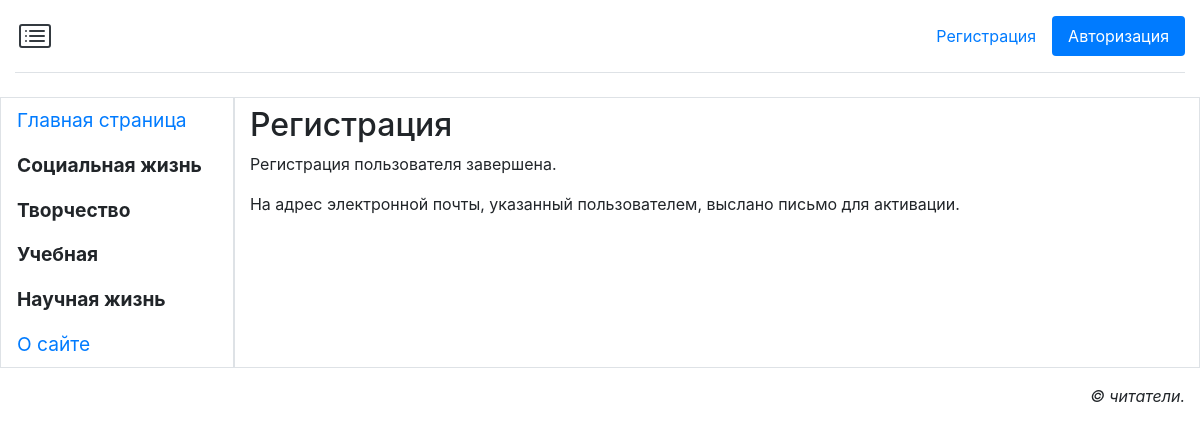
Page /accounts/register/done/ on the committed database.
### main/models.py (models this page shows, shortened)
class Rubric(models.Model):
    name = models.CharField(max_length=100, db_index=True, unique=True, verbose_name='Название')
    order = models.SmallIntegerField(default=0, db_index=True, verbose_name='Порядок')
    class Meta:
        verbose_name_plural = 'Рубрики'
        verbose_name = 'Рубрика'

### main/views.py (the view)
# urls.py: path('accounts/register/done/', RegisterDoneView.as_view(), name='register_done'),
class RegisterDoneView(TemplateView):
    template_name = 'main/register_done.html'

### main/templates/main/register_done.html (shortened to what this page needs)
{% extends "layout/basic.html" %}
{% block content %}
<h2>Регистрация</h2>
<p>Регистрация пользователя завершена.</p>
<p>На адрес электронной почты, указанный пользователем, выслано письмо для активации.</p>
{% endblock %}

### main/templates/layout/basic.html (shortened to what this page needs)
{% load bootstrap4 %}
{% load static %}
<!DOCTYPE html>
<html>
<head>
    {% bootstrap_css %}
    <link rel="stylesheet" type="text/css" href="{% static 'main/style.css' %}">
</head>
<body class="container-fluid">
<header class="d-flex flex-wrap justify-content py-3 mb-4 border-bottom">
    <a href="/" class="d-flex align-items-center mb-3 mb-md-0 me-md-auto text-dark text-decoration-none">
    </a>
    <ul class="nav nav-pills">
        <li class="nav-item"><a href="{% url 'main:register' %}" class="nav-link">Регистрация</a></li>
        {% if user.is_authenticated %}
        <li class="nav-item dropdown">
            <a class="nav-link dropdown-toggle" data-toggle="dropdown" href="#" role="button"
               aria-haspopup="true"
               aria-expanded="false">Профиль</a>
            <div class="dropdown-menu">
                <a class="dropdown-item" href="#">Изменить личные данные</a>
                <a class="dropdown-item" href="{% url 'main:password_change' %}">Изменить пароль</a>
                <div class="dropdown-divider"></div>
                <a class="dropdown-item" href="{% url 'main:logout' %}">Выйти</a>
                <div class="dropdown-divider"></div>
                <a class="dropdown-item" href="#">Удалить</a>
            </div>
        </li>
        {% else %}
        <li class="nav-item"><a href="{% url 'main:login' %}" class="nav-link active"
                                aria-current="page">Авторизация</a>
        </li>
        {% endif %}
    </ul>
</header>
<div class="row">
    <nav class="col-md-auto nav flex-column border">
        <a class="nav-link root"
           href="{% url 'main:index' %}">Главная страница</a>
        {% for rubric in rubrics %}
        {% ifchanged rubric.pk %}
        <span class="nav-link root font-weight-bold">
             {{ rubric.name }}
        </span>
        {% endifchanged %}
        {% endfor %}
        <a class="nav-link root" href="{% url 'main:other' page='about' %}">О сайте</a>
    </nav>
    <section class="col border py-2">
        {% block content %}
        {% endblock %}
    </section>
</div>
<footer class="mt-3">
    <p class="text-right font-italic">&copy; читатели.</p>
</footer>
</body>
</html>

### main/static/main/style.css (style rules this page uses)
.root { font-size: larger; }
.justify-content { justify-content: space-between !important; }

### rows in the picture
Rubric: name "Социальная жизнь"
Rubric: name "Творчество"
Rubric: name "Учебная"
Rubric: name "Научная жизнь"
